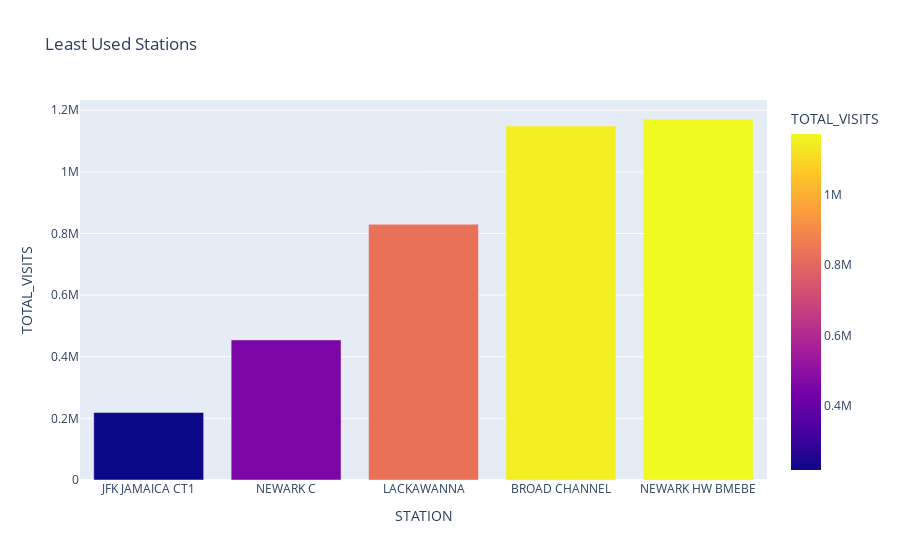

The notebook cell this image was saved under:
### Code cell
fig1 
'''
WORK CAN BE SEEN AT MY GITHUB: 

https://github.com/msnyd/turnstiles
'''

### Figure 1 — Plotly figure (JSON) as saved in the notebook; plotly's stock layout.template omitted (floating-point values rounded to 4 significant figures)
{"data": [{"alignmentgroup": "True", "hoverlabel": {"namelength": 0}, "hovertemplate": "<b>%{hovertext}</b><br><br>STATION=%{x}<br>TOTAL_VISITS=%{marker.color}", "hovertext": [219292, 454624, 829895, 1148771, 1171564], "legendgroup": "", "marker": {"color": [219292, 454624, 829895, 1148771, 1171564], "coloraxis": "coloraxis"}, "name": "", "offsetgroup": "", "orientation": "v", "showlegend": false, "textposition": "auto", "type": "bar", "x": ["JFK JAMAICA CT1", "NEWARK C", "LACKAWANNA", "BROAD CHANNEL", "NEWARK HW BMEBE"], "xaxis": "x", "y": [219292, 454624, 829895, 1148771, 1171564], "yaxis": "y"}], "layout": {"barmode": "relative", "coloraxis": {"colorbar": {"title": {"text": "TOTAL_VISITS"}}, "colorscale": [[0, "#0d0887"], [0.1111, "#46039f"], [0.2222, "#7201a8"], [0.3333, "#9c179e"], [0.4444, "#bd3786"], [0.5556, "#d8576b"], [0.6667, "#ed7953"], [0.7778, "#fb9f3a"], [0.8889, "#fdca26"], [1, "#f0f921"]]}, "legend": {"tracegroupgap": 0}, "title": {"text": "Least Used Stations"}, "xaxis": {"anchor": "y", "domain": [0, 1], "title": {"text": "STATION"}}, "yaxis": {"anchor": "x", "domain": [0, 1], "title": {"text": "TOTAL_VISITS"}}}}
